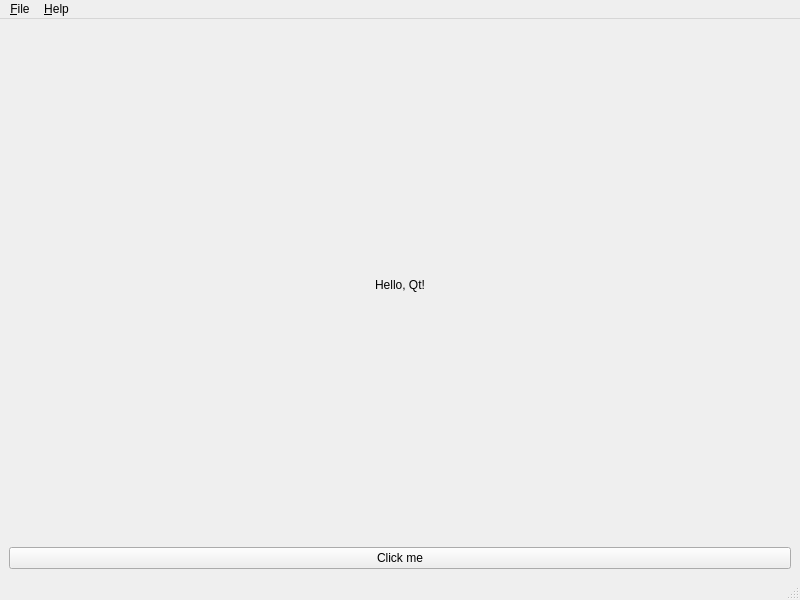
<?xml version="1.0" encoding="UTF-8"?>
<ui version="4.0">
 <class>MainWindow</class>
 <widget class="QMainWindow" name="MainWindow">
  <property name="geometry">
   <rect>
    <x>0</x>
    <y>0</y>
    <width>800</width>
    <height>600</height>
   </rect>
  </property>
  <property name="windowTitle">
   <string>Qt App Skeleton</string>
  </property>
  <widget class="QWidget" name="centralwidget">
   <layout class="QVBoxLayout" name="verticalLayout">
    <item>
     <widget class="QLabel" name="label">
      <property name="text">
       <string>Hello, Qt!</string>
      </property>
      <property name="alignment">
       <set>Qt::AlignCenter</set>
      </property>
     </widget>
    </item>
    <item>
     <widget class="QPushButton" name="pushButton">
      <property name="text">
       <string>Click me</string>
      </property>
     </widget>
    </item>
   </layout>
  </widget>
  <widget class="QMenuBar" name="menubar">
   <property name="geometry">
    <rect>
     <x>0</x>
     <y>0</y>
     <width>800</width>
     <height>22</height>
    </rect>
   </property>
   <addaction name="menuFile"/>
   <addaction name="menuHelp"/>
  </widget>
  <widget class="QStatusBar" name="statusbar"/>
  <addaction name="actionExit"/>
  <addaction name="actionAbout"/>
  <addaction name="menuFile"/>
  <addaction name="menuHelp"/>
  <widget class="QMenu" name="menuFile">
   <property name="title">
    <string>&amp;File</string>
   </property>
   <addaction name="actionExit"/>
  </widget>
  <widget class="QMenu" name="menuHelp">
   <property name="title">
    <string>&amp;Help</string>
   </property>
   <addaction name="actionAbout"/>
  </widget>
  <action name="actionExit">
   <property name="text">
    <string>E&amp;xit</string>
   </property>
  </action>
  <action name="actionAbout">
   <property name="text">
    <string>&amp;About</string>
   </property>
  </action>
 </widget>
 <resources/>
 <connections/>
</ui>
